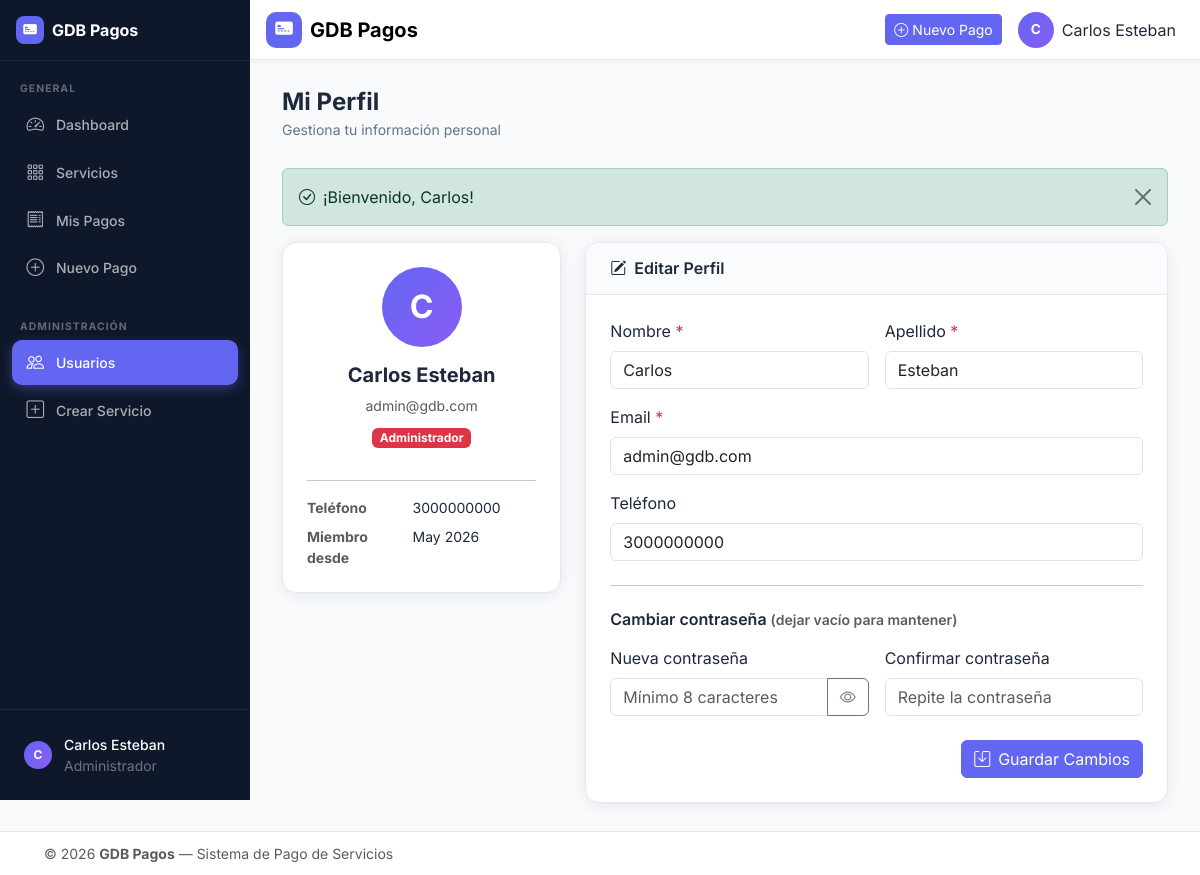
/index.php?url=usuarios/profile (signed in), run on the app's committed database.
### tables this page shows
CREATE TABLE IF NOT EXISTS usuarios (
    id INT UNSIGNED AUTO_INCREMENT PRIMARY KEY,
    nombre VARCHAR(100) NOT NULL,
    apellido VARCHAR(100) NOT NULL,
    email VARCHAR(150) NOT NULL UNIQUE,
    password VARCHAR(255) NOT NULL,
    rol ENUM('admin','user') NOT NULL DEFAULT 'user',
    telefono VARCHAR(20) DEFAULT NULL,
    activo TINYINT(1) NOT NULL DEFAULT 1,

    created_at TIMESTAMP DEFAULT CURRENT_TIMESTAMP,
    updated_at TIMESTAMP DEFAULT CURRENT_TIMESTAMP
        ON UPDATE CURRENT_TIMESTAMP

);

### app/controllers/UsuarioController.php (called while the page is built, shortened)
<?php
require_once dirname(__DIR__) . '/models/Usuario.php';
require_once dirname(__DIR__) . '/helpers/auth.php';
class UsuarioController
{
    private Usuario $model;
    public function __construct()
    {
        $this->model = new Usuario();
    }
    public function profile(): void
    {
        $flash   = getFlash();
        $usuario = $this->model->findById(currentUserId());
        require_once dirname(__DIR__) . '/views/usuarios/profile.php';
    }
}

### app/helpers/auth.php (called while the page is built, shortened)
<?php
function currentUserId(): int
{
    return (int) ($_SESSION['usuario_id'] ?? 0);
}
function getFlash(): ?array
{
    if (isset($_SESSION['flash'])) {
        $flash = $_SESSION['flash'];
        return $flash;
    }
    return null;
}

### app/config/database.php (called while the page is built, shortened)
<?php
class Database
{
    private static ?PDO $instance = null;
    public static function getInstance(): PDO
    {
        if (self::$instance === null) {
            $host    = getenv('DB_HOST') ?: '127.0.0.1';
            $port    = getenv('DB_PORT') ?: '3306';
            $name    = getenv('DB_NAME') ?: 'gdb_pagos';
            $user    = getenv('DB_USER') ?: 'root';
            $pass    = getenv('DB_PASS') ?: '';
            $charset = 'utf8mb4';
            $dsn = "mysql:host=$host;port=$port;dbname=$name;charset=$charset";
            $options = [
                PDO::ATTR_ERRMODE            => PDO::ERRMODE_EXCEPTION,
                PDO::ATTR_DEFAULT_FETCH_MODE => PDO::FETCH_ASSOC,
                PDO::ATTR_EMULATE_PREPARES   => false,
            ];
            try {
                self::$instance = new PDO($dsn, $user, $pass, $options);
            } catch (PDOException $e) {
                http_response_code(500);
                die(json_encode(['error' => 'Error de conexión a la base de datos: ' . $e->getMessage()]));
            }
        }
        return self::$instance;
    }
}

### app/models/Usuario.php (called while the page is built, shortened)
<?php
require_once dirname(__DIR__) . '/config/database.php';
class Usuario
{
    private PDO $db;
    public function __construct()
    {
        $this->db = Database::getInstance();
    }
    public function findById(int $id): array|false
    {
        $stmt = $this->db->prepare(
            'SELECT id, nombre, apellido, email, rol, telefono, activo, created_at, updated_at
               FROM usuarios
              WHERE id = :id
              LIMIT 1'
        );
        $stmt->execute([':id' => $id]);
        return $stmt->fetch();
    }
}

### app/views/usuarios/profile.php (the view, shortened to what this page needs)
<?php
require_once dirname(__DIR__, 2) . '/helpers/auth.php';
?>
<?php require_once dirname(__DIR__) . '/layouts/header.php'; ?>
<div class="app-wrapper">
    <?php require_once dirname(__DIR__) . '/layouts/sidebar.php'; ?>
    <div class="app-main">
        <?php require_once dirname(__DIR__) . '/layouts/navbar.php'; ?>
        <main class="main-content">
            <div class="page-header">
                <div>
                    <h1 class="page-title">Mi Perfil</h1>
                    <p class="page-subtitle">Gestiona tu información personal</p>
                </div>
            </div>
            <?php if ($flash): ?>
            <div class="alert alert-<?= htmlspecialchars($flash['type']) ?> alert-dismissible fade show" role="alert" id="profileFlash">
                <i class="bi bi-check-circle me-2"></i><?= $flash['message'] ?>
                <button type="button" class="btn-close" data-bs-dismiss="alert" aria-label="Cerrar"></button>
            </div>
            <?php endif; ?>
            <div class="row g-4">
                <div class="col-lg-4">
                    <div class="card-custom text-center p-4">
                        <div class="user-avatar user-avatar--xl mx-auto mb-3">
                            <?= strtoupper(substr($usuario['nombre'], 0, 1)) ?>
                        </div>
                        <h2 class="h5 fw-700">
                            <?= htmlspecialchars($usuario['nombre'] . ' ' . $usuario['apellido']) ?>
                        </h2>
                        <p class="text-muted small mb-2"><?= htmlspecialchars($usuario['email']) ?></p>
                        <span class="badge bg-<?= $usuario['rol'] === 'admin' ? 'danger' : 'primary' ?> mb-3">
                            <?= $usuario['rol'] === 'admin' ? 'Administrador' : 'Usuario' ?>
                        </span>
                        <hr>
                        <dl class="row text-start mb-0">
                            <dt class="col-5 small text-muted">Teléfono</dt>
                            <dd class="col-7 small"><?= htmlspecialchars($usuario['telefono'] ?? '—') ?></dd>
                            <dt class="col-5 small text-muted">Miembro desde</dt>
                            <dd class="col-7 small"><?= date('M Y', strtotime($usuario['created_at'])) ?></dd>
                        </dl>
                    </div>
                </div>
                <div class="col-lg-8">
                    <div class="card-custom">
                        <div class="card-custom-header">
                            <h2 class="card-custom-title"><i class="bi bi-pencil-square me-2"></i>Editar Perfil</h2>
                        </div>
                        <div class="card-custom-body">
                            <form action="<?= $appUrl ?>/index.php?url=usuarios/updateProfile"
                                  method="POST" id="profileForm" novalidate>
                                <div class="row g-3">
                                    <div class="col-md-6">
                                        <label for="nombre" class="form-label">Nombre <span class="text-danger">*</span></label>
                                        <input type="text" class="form-control" id="nombre" name="nombre" required
                                               value="<?= htmlspecialchars($_POST['nombre'] ?? $usuario['nombre']) ?>">
                                    </div>
                                    <div class="col-md-6">
                                        <label for="apellido" class="form-label">Apellido <span class="text-danger">*</span></label>
                                        <input type="text" class="form-control" id="apellido" name="apellido" required
                                               value="<?= htmlspecialchars($_POST['apellido'] ?? $usuario['apellido']) ?>">
                                    </div>
                                    <div class="col-12">
                                        <label for="email" class="form-label">Email <span class="text-danger">*</span></label>
                                        <input type="email" class="form-control" id="email" name="email" required
                                               value="<?= htmlspecialchars($_POST['email'] ?? $usuario['email']) ?>">
                                    </div>
                                    <div class="col-12">
                                        <label for="telefono" class="form-label">Teléfono</label>
                                        <input type="tel" class="form-control" id="telefono" name="telefono"
                                               value="<?= htmlspecialchars($_POST['telefono'] ?? $usuario['telefono'] ?? '') ?>">
                                    </div>
                                </div>
                                <hr class="my-4">
                                <h3 class="h6 fw-600 mb-3">Cambiar contraseña <small class="text-muted fw-400">(dejar vacío para mantener)</small></h3>
                                <div class="row g-3">
                                    <div class="col-md-6">
                                        <label for="password" class="form-label">Nueva contraseña</label>
                                        <div class="input-group">
                                            <input type="password" class="form-control" id="password" name="password"
                                                   placeholder="Mínimo 8 caracteres" autocomplete="new-password">
                                            <button class="btn btn-outline-secondary" type="button"
                                                    id="togglePasswordBtn" aria-label="Ver contraseña">
                                                <i class="bi bi-eye"></i>
                                            </button>
                                        </div>
                                    </div>
                                    <div class="col-md-6">
                                        <label for="password2" class="form-label">Confirmar contraseña</label>
                                        <input type="password" class="form-control" id="password2" name="password2"
                                               placeholder="Repite la contraseña" autocomplete="new-password">
                                    </div>
                                </div>
                                <div class="d-flex justify-content-end mt-4">
                                    <button type="submit" class="btn btn-primary" id="profileSubmitBtn">
                                        <i class="bi bi-save me-2"></i>Guardar Cambios
                                    </button>
                                </div>
                            </form>
                        </div>
                    </div>
                </div>
            </div>
        </main>
    </div>
</div>
<?php require_once dirname(__DIR__) . '/layouts/footer.php'; ?>

### public/css/style.css (style rules this page uses)
:root { --brand-primary: #6366f1; --brand-primary-dk: #4f46e5; --brand-accent: #8b5cf6; --sidebar-bg: #0f172a; --sidebar-width: 250px; --navbar-h: 60px; --footer-h: 44px; --radius-card: 14px; --shadow-card: 0 2px 16px rgba(0,0,0,.08); --transition: .2s ease; --font-main: 'Inter', system-ui, -apple-system, sans-serif; --color-text: #1e293b; --color-muted: #64748b; --color-bg: #f8fafc; --color-surface: #ffffff; --color-border: #e2e8f0; }
*, *::before, *::after { box-sizing: border-box; }
body { font-family: var(--font-main); color: var(--color-text); background-color: var(--color-bg); margin: 0; -webkit-font-smoothing: antialiased; }
.fw-600 { font-weight: 600 !important; }
.fw-700 { font-weight: 700 !important; }
.app-layout { background: var(--color-bg); }
.app-wrapper { display: flex; min-height: 100vh; }
.app-main { flex: 1; margin-left: var(--sidebar-width); display: flex; flex-direction: column; min-height: 100vh; }
.main-content { flex: 1; padding: 1.75rem 2rem; }
.user-avatar { width: 36px; height: 36px; border-radius: 50%; background: linear-gradient(135deg, var(--brand-primary), var(--brand-accent)); color: #fff; display: flex; align-items: center; justify-content: center; font-size: .85rem; font-weight: 700; flex-shrink: 0; }
.user-avatar--xl { width: 80px; height: 80px; font-size: 2rem; }
.page-header { display: flex; align-items: flex-start; justify-content: space-between; gap: 1rem; margin-bottom: 1.75rem; flex-wrap: wrap; }
.page-title { font-size: 1.5rem; font-weight: 700; margin-bottom: .15rem; }
.page-subtitle { color: var(--color-muted); font-size: .875rem; margin-bottom: 0; }
.card-custom { background: var(--color-surface); border-radius: var(--radius-card); border: 1px solid var(--color-border); box-shadow: var(--shadow-card); overflow: hidden; }
.card-custom-header { padding: 1rem 1.5rem; border-bottom: 1px solid var(--color-border); background: #fafbfc; }
.card-custom-title { font-size: 1rem; font-weight: 600; margin-bottom: 0; color: var(--color-text); }
.card-custom-body { padding: 1.5rem; }
.btn-primary { background: var(--brand-primary); border-color: var(--brand-primary); }
.card-custom { animation: fadeUp .3s ease both; }

### data on the page
usuarios: nombre "C", nombre+apellido "Carlos Esteban", email "admin@gdb.com", telefono "3000000000", created_at "May 2026", nombre "Carlos", apellido "Esteban"

### other printed values
substr(currentUserName(), 0, 1) "C"
currentUserName() "Carlos Esteban"
$appName "GDB Pagos"
$flash['message'] "¡Bienvenido, Carlos!"
